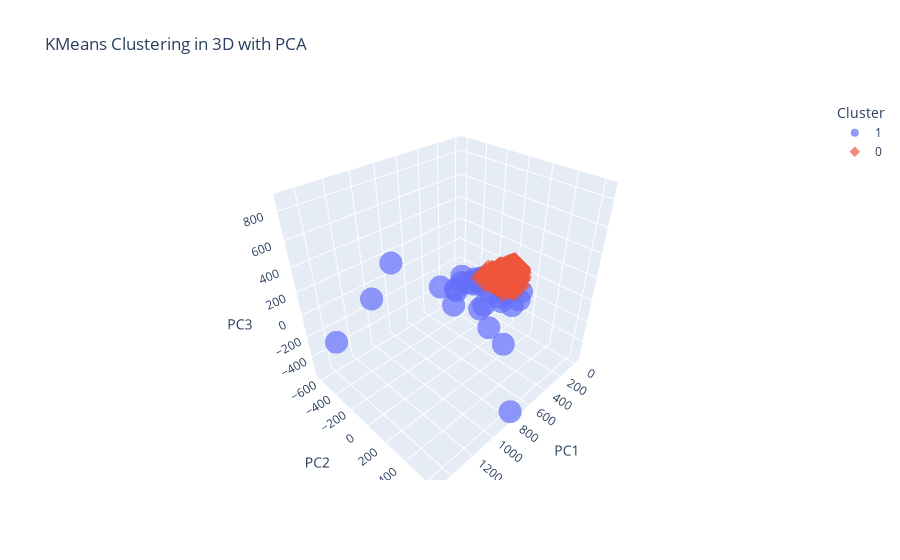

This figure's notebook cell:
### Code cell
k_means_dropseq = k_means_clustering(data_scaled_dropseq)
plot_clusters(k_means_dropseq)

### Figure 1 — Plotly figure (JSON) as saved in the notebook; plotly's stock layout.template omitted (floating-point values rounded to 4 significant figures; data arrays with more than 128 entries replaced by an {"elided": "..."} marker saying what was removed)
{"data": [{"hovertemplate": "Cluster=1<br>PC1=%{x}<br>PC2=%{y}<br>PC3=%{z}<extra></extra>", "legendgroup": "1", "marker": {"color": "#636efa", "opacity": 0.7, "symbol": "circle"}, "mode": "markers", "name": "1", "scene": "scene", "showlegend": true, "type": "scatter3d", "x": [270.3, 776.7, 351.6, 446.8, 268.4, 1490.0, 242.7, 319.1, 630.7, 1339.0, 632.7, 257.7, 264.1, 592.6, 1151.0, 329.3, 445.8, 285.4, 520.4, 304.9, 461.7, 251.3, 613.6, 341.1, 254.9, 410.3, 325.7, 361.7, 297.4, 339.7, 246.4, 298.1, 679.4, 297.3, 246.4, 536.5], "y": [280.4, 640.5, -51.17, -159.7, 202.2, 362.8, 247.8, 242.9, 423.2, -627.3, 285.9, 132.1, 82.27, -248.5, -359.7, -127.7, 72.64, 138.1, -155.9, -95.61, -147.6, -83.12, 177.8, 154.3, -62.16, -124.9, -81.02, -111.1, -92.44, 136.5, -81.22, -84.67, -17.94, 5.055, 78.49, -127.6], "z": [47.5, -554.3, -11.27, 60.42, 37.93, 867.9, -58.82, -76.77, -150.4, -348.4, -80.56, -48.18, 11.51, -12.51, 106.0, -2.995, -94.15, -6.528, -19.62, -3.238, 15.12, -37.03, 17.82, -71.62, 4.6, -1.018, -15.94, -31.09, 6.457, -39.41, 1.235, -12.56, -17.62, -73.2, -19.02, -15.14]}, {"hovertemplate": "Cluster=0<br>PC1=%{x}<br>PC2=%{y}<br>PC3=%{z}<extra></extra>", "legendgroup": "0", "marker": {"color": "#EF553B", "opacity": 0.7, "symbol": "diamond"}, "mode": "markers", "name": "0", "scene": "scene", "showlegend": true, "type": "scatter3d", "x": {"elided": "2964 float values"}, "y": {"elided": "2964 float values"}, "z": {"elided": "2964 float values"}}], "layout": {"legend": {"title": {"text": "Cluster"}, "tracegroupgap": 0}, "scene": {"domain": {"x": [0, 1], "y": [0, 1]}, "xaxis": {"title": {"text": "PC1"}}, "yaxis": {"title": {"text": "PC2"}}, "zaxis": {"title": {"text": "PC3"}}}, "title": {"text": "KMeans Clustering in 3D with PCA"}}}
